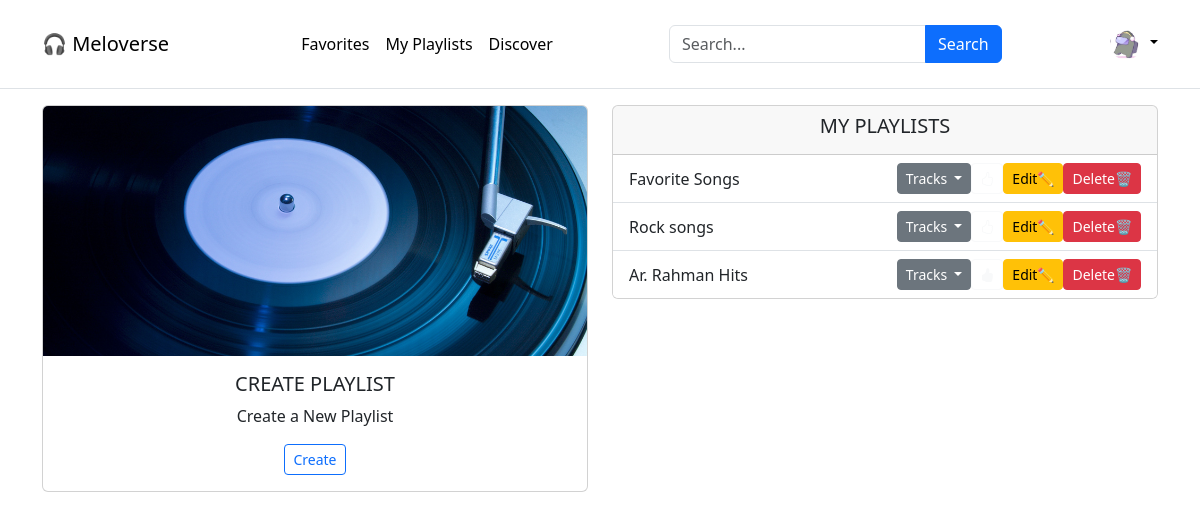
The page /meloverse/u/6/my_playlists (signed in) on the database its author committed.
### application/models.py (models this page shows)
class Playlist(db.Model):
    __tablename__ = "playlist"
    playlist_id = db.Column(db.Integer, autoincrement=True, primary_key=True)
    playlist_name = db.Column(db.String, nullable=False)
    user = db.Column(db.Integer, db.ForeignKey("users.id"))

### application/app_controllers/users.py (the view, shortened to what this page needs)
@user.route("/meloverse/u/<user>/my_playlists", methods=["GET", "POST"])
@login_required
def user_playlists(user):
    creator = Creator.query.filter_by(creator_id=current_user.id).first()
    tracks = Tracks.query.order_by(Tracks.track_name).all()
    playlists = (
        db.session.query(Playlist, User_Playlist, Playlist_likes_stats)
        .filter(Playlist.user == current_user.id)
        .join(User_Playlist, User_Playlist.playlist_id == Playlist.playlist_id)
        .outerjoin(
            Playlist_likes_stats,
            Playlist.playlist_id == Playlist_likes_stats.playlist_id,
        )
        .all()
    )
    playlist_Ids = []
    playlist_dict = dict()
    for x, y, z in playlists:
        p_id = x.playlist_id
        playlist_Ids.append(p_id)
        t_id = y.track_id
        if p_id not in playlist_dict.keys():
            playlist_dict[p_id] = [t_id]
        else:
            playlist_dict[p_id].append(t_id)
    playlist_tracks = []
    for i in set(playlist_Ids):
        playlist_tracks += (
            db.session.query(User_Playlist, Tracks, Creator.creator_name)
            .filter(User_Playlist.playlist_id == i)
            .join(Tracks, User_Playlist.track_id == Tracks.track_id)
            .join(Creator, Tracks.creator_id == Creator.creator_id)
            .all()
        )
    return render_template(
        "user/user_playlists.html",
        creator_signup_status=creator,
        tracks=tracks,
        playlists=playlists,
        playlist_dict=playlist_dict,
        playlist_tracks=playlist_tracks,
    )

### application/app_controllers/auth.py (called while the page is built)
@login_manager.user_loader
def loader_user(user_id):
    return Users.query.get(user_id)

### templates/user/user_playlists.html (shortened to what this page needs)
{% extends "user/user_dashboard.html" %}
{% block body %}
<div class="container">
    <div class="row">
        {% if playlists %}
        <div class="col-6">
            {% else %}
            <div class="col-12 d-flex align-items-center justify-content-center">
                {% endif %}
                <div class="card text-center">
                    <img src="{{ url_for('static', filename='images/playlist.jpg') }}" class="card-img-top"
                        style="object-fit: cover; max-height: 250px; max-width: 100%;">
                    <div class="card-body">
                        <h5 class="card-title">CREATE PLAYLIST</h5>
                        <p class="card-text">Create a New Playlist</p>
                        <button type="button" class="btn btn-sm btn-outline-primary" data-bs-toggle="modal"
                            data-bs-target="#newPlaylist">
                            Create
                        </button>
                    </div>
                </div>
            </div>
            {% if playlists %}
            <div class="col">
                <div class="card">
                    <div class="card-header">
                        <h5 class="text-center">MY PLAYLISTS</h5>
                    </div>
                    <ul class="list-group list-group-flush">
                        {% for playlist, usr_playlist, fav_playlist in playlists %}
                        {% if loop.changed(playlist.playlist_id) %}
                        <li class="list-group-item d-flex justify-content-between align-items-center">
                            <span>{{ playlist.playlist_name }}</span>
                            <div class="d-flex">
                                <div class="dropdown">
                                    <button class="btn dropdown-toggle btn-sm btn-secondary" type="button"
                                        data-bs-toggle="dropdown" style="text-decoration: none;">
                                        Tracks
                                    </button>
                                </div>
                                <form method="post">
                                    {% if fav_playlist != None %}
                                    <button type="submit" class="btn btn-sm btn-outline-light"><span
                                            class="bi-hand-thumbs-up-fill"></span></button>
                                    {% else %}
                                    <button type="submit" class="btn btn-sm btn-outline-light"><span
                                            class="bi-hand-thumbs-up"></span></button>
                                    {% endif %}
                                </form>
                                <button type="button" class="btn btn-sm btn-warning" data-bs-toggle="modal"
                                    data-bs-target="#editPlaylist_{{ playlist.playlist_id }}">Edit✏️</button>
                                <button type="button" class="btn btn-sm btn-danger" data-bs-toggle="modal"
                                    data-bs-target="#DeletePlaylist_{{ playlist.playlist_id }}">Delete🗑️</button>
                            </div>
                        </li>
                        {% endif %}
                        {% endfor %}
                    </ul>
                </div>
            </div>
        </div>
        {% endif %}
    </div>
{% endblock %}

### static/styles/headerfooter.css (style rules this page uses)
body { display: flex; flex-direction: column; min-height: 100vh; margin: 0; }

### rows shown on the page
Playlist: playlist_name "Favorite Songs"
Playlist: playlist_name "Rock songs"
Playlist: playlist_name "Ar. Rahman Hits"
